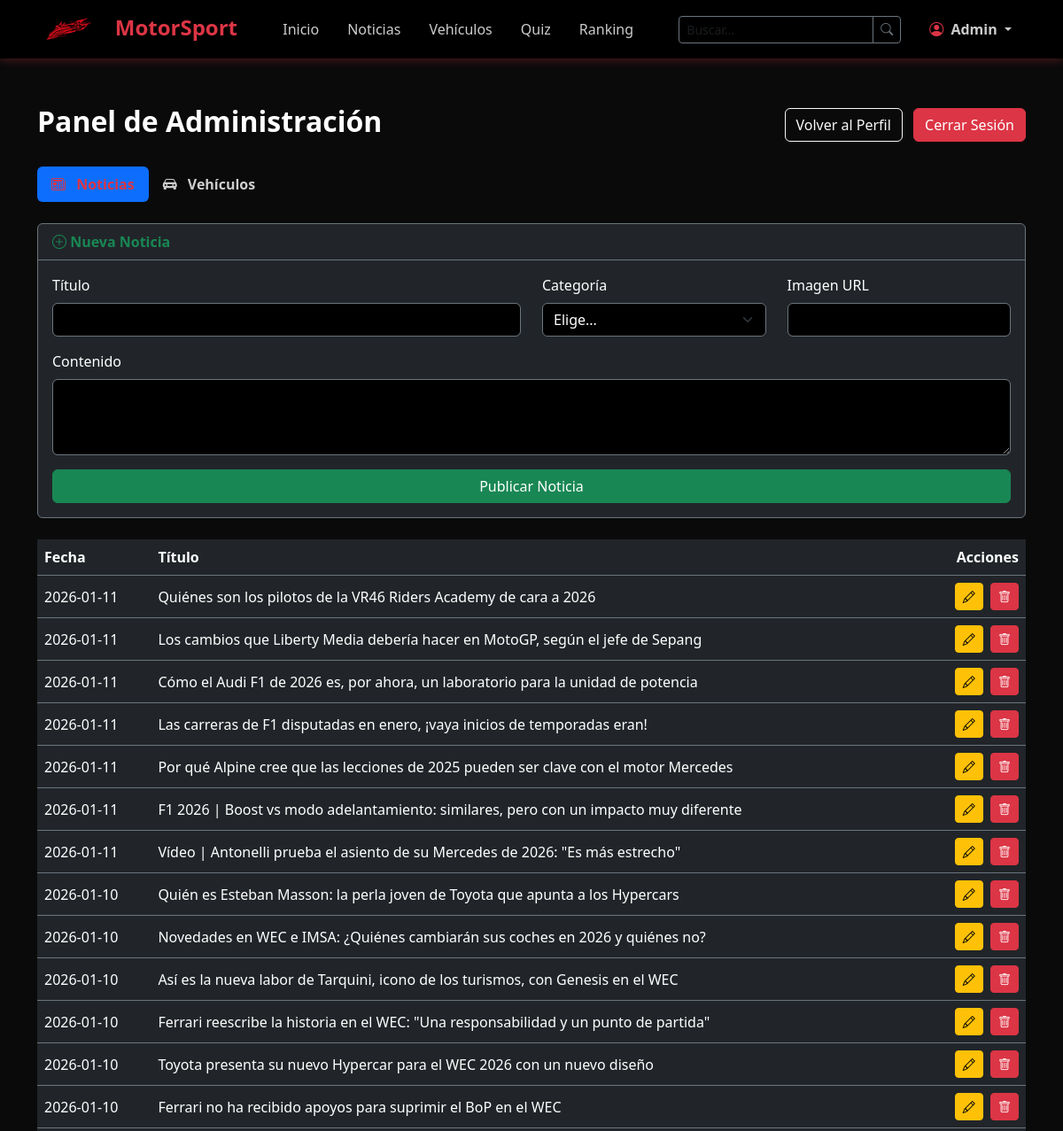
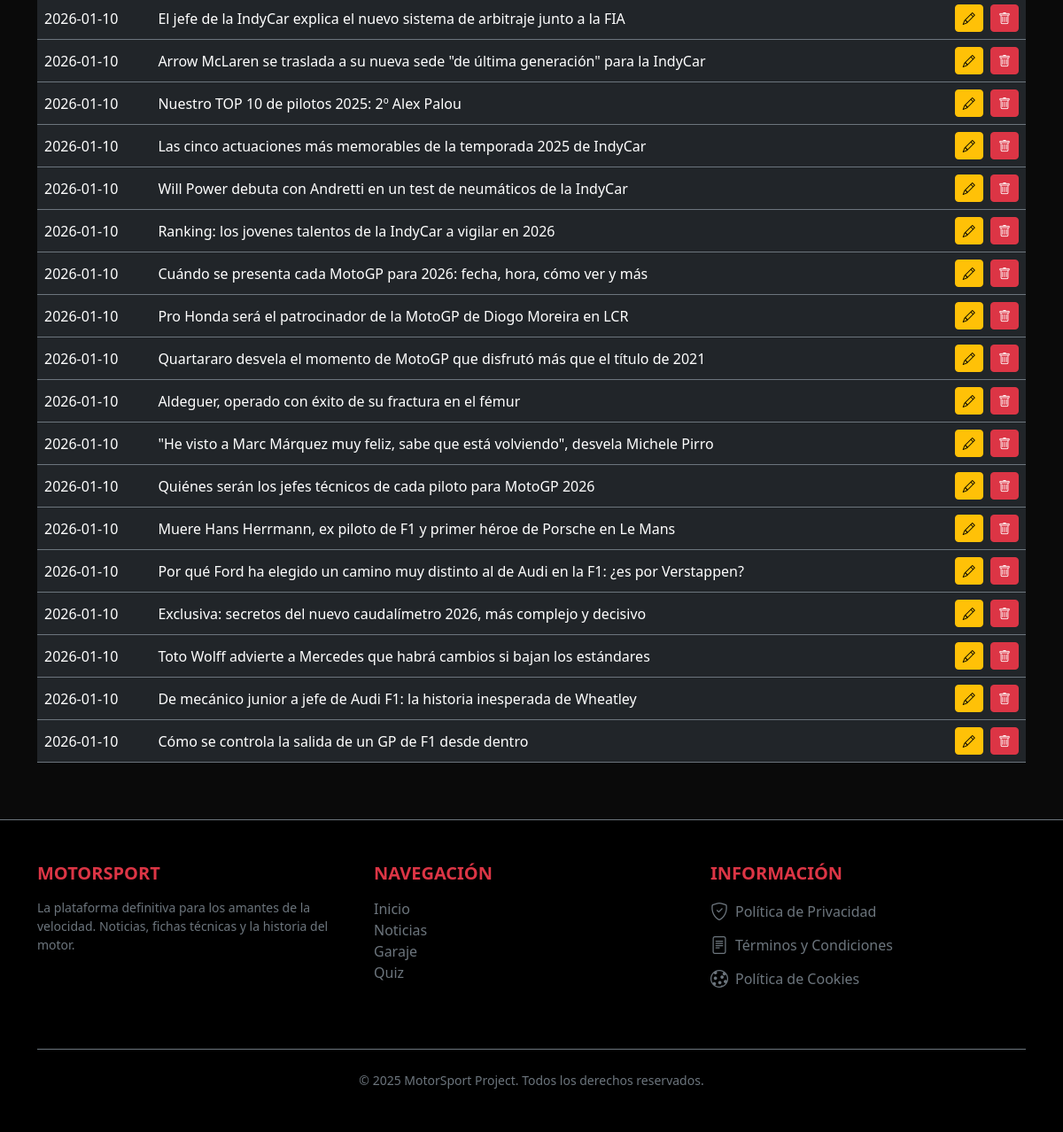
/admin (signed in), run on the app's committed database (2 pictures, top to bottom).
### models.py (models this page shows, shortened)
class User(UserMixin, db.Model):
    __tablename__ = "users"
    id = db.Column(db.Integer, primary_key=True)
    username = db.Column(db.String(50), unique=True, nullable=False)
    email = db.Column(db.String(120), unique=True, nullable=False)
    password_hash = db.Column(db.String(255), nullable=False)
    role = db.Column(db.Enum("user", "editor", "admin"), default="user")
    settings = db.Column(db.JSON, nullable=True)
    score = db.Column(db.Integer, default=0)
    comments = db.relationship("Comment", backref="author_rel", lazy=True)

class Article(db.Model):
    __tablename__ = "articles"
    id = db.Column(db.Integer, primary_key=True)
    title = db.Column(db.String(255), nullable=False)
    content = db.Column(db.Text, nullable=False)
    image = db.Column(db.String(255))
    date = db.Column(db.DateTime, default=datetime.utcnow)
    author_id = db.Column(db.Integer, db.ForeignKey("users.id"))
    category_id = db.Column(db.Integer, db.ForeignKey("categories.id"))
    comments = db.relationship(
        "Comment", backref="article_rel", lazy=True, cascade="all, delete-orphan"
    )

### app.py (the view)
@app.route("/admin")
@login_required
def admin_panel():
    if current_user.role != "admin":
        flash("Acceso denegado.")
        return redirect(url_for("perfil"))
    noticias = Article.query.order_by(Article.date.desc()).all()
    categorias = Category.query.all()
    vehiculos = Vehicle.query.order_by(Vehicle.id.desc()).all()  # Nuevo
    return render_template(
        "admin.html", noticias=noticias, categorias=categorias, vehiculos=vehiculos
    )

### app.py (called while the page is built)
@login_manager.user_loader
def load_user(user_id):
    return User.query.get(int(user_id))

### templates/admin.html (shortened to what this page needs)
{% extends "base.html" %}
{% block content %}
<div class="container py-5">
    <div class="d-flex justify-content-between align-items-center mb-4">
        <h2 class="text-white fw-bold">Panel de Administración</h2>
        <div>
            <a href="{{ url_for('perfil') }}" class="btn btn-outline-light me-2">Volver al Perfil</a>
            <a href="{{ url_for('logout') }}" class="btn btn-danger">Cerrar Sesión</a>
        </div>
    </div>
    <ul class="nav nav-pills mb-4" id="pills-tab" role="tablist">
        <li class="nav-item" role="presentation">
            <button class="nav-link active fw-bold px-4" id="pills-noticias-tab" data-bs-toggle="pill"
                data-bs-target="#pills-noticias" type="button">
                <i class="bi bi-newspaper me-2"></i> Noticias
            </button>
        </li>
        <li class="nav-item" role="presentation">
            <button class="nav-link fw-bold px-4" id="pills-vehiculos-tab" data-bs-toggle="pill"
                data-bs-target="#pills-vehiculos" type="button">
                <i class="bi bi-car-front-fill me-2"></i> Vehículos
            </button>
        </li>
    </ul>
    <div class="tab-content" id="pills-tabContent">
        <div class="tab-pane fade show active" id="pills-noticias">
            <div class="card bg-dark text-white border-secondary mb-4">
                <div class="card-header border-secondary text-success fw-bold">
                    <i class="bi bi-plus-circle"></i> Nueva Noticia
                </div>
                <div class="card-body">
                    <form action="{{ url_for('crear_noticia') }}" method="POST">
                        <div class="row">
                            <div class="col-md-6 mb-3">
                                <label class="form-label">Título</label>
                                <input type="text" name="titulo"
                                    class="form-control bg-black text-white border-secondary" required>
                            </div>
                            <div class="col-md-3 mb-3">
                                <label class="form-label">Categoría</label>
                                <select name="categoria_id" class="form-select bg-black text-white border-secondary"
                                    required>
                                    <option value="" selected disabled>Elige...</option>
                                </select>
                            </div>
                            <div class="col-md-3 mb-3">
                                <label class="form-label">Imagen URL</label>
                                <input type="text" name="imagen"
                                    class="form-control bg-black text-white border-secondary">
                            </div>
                        </div>
                        <div class="mb-3">
                            <label class="form-label">Contenido</label>
                            <textarea name="contenido" rows="3"
                                class="form-control bg-black text-white border-secondary" required></textarea>
                        </div>
                        <button type="submit" class="btn btn-success w-100">Publicar Noticia</button>
                    </form>
                </div>
            </div>
            <div class="table-responsive">
                <table class="table table-dark table-hover border-secondary align-middle">
                    <thead>
                        <tr>
                            <th>Fecha</th>
                            <th>Título</th>
                            <th class="text-end">Acciones</th>
                        </tr>
                    </thead>
                    <tbody>
                        {% for noticia in noticias %}
                        <tr>
                            <td>{{ noticia.date.strftime('%Y-%m-%d') if noticia.date else '-' }}</td>
                            <td>{{ noticia.title }}</td>
                            <td class="text-end">
                                <a href="{{ url_for('editar_noticia', id=noticia.id) }}"
                                    class="btn btn-sm btn-warning me-1"><i class="bi bi-pencil"></i></a>
                                <a href="{{ url_for('borrar_noticia', id=noticia.id) }}" class="btn btn-sm btn-danger"
                                    onclick="return confirm('¿Borrar?');"><i class="bi bi-trash"></i></a>
                            </td>
                        </tr>
                        {% endfor %}
                    </tbody>
                </table>
            </div>
        </div>
    </div>
</div>
{% endblock %}

### templates/base.html (shortened to what this page needs)
<!DOCTYPE html>
<html lang="es">
<head>
    <link href="https://cdn.jsdelivr.net/npm/bootstrap@5.3.2/dist/css/bootstrap.min.css" rel="stylesheet">
    <link rel="stylesheet" href="https://cdn.jsdelivr.net/npm/bootstrap-icons@1.11.1/font/bootstrap-icons.css">
</head>
<body>
    <nav class="navbar navbar-expand-lg navbar-dark fixed-top">
        <div class="container">
            <a class="navbar-brand" href="{{ url_for('home') }}">
                <img src="{{ url_for('static', filename='images/logo.png') }}" alt="MotorSport"
                    style="height:40px; margin-right:10px;">
                <span>MotorSport</span>
            </a>
            <div class="collapse navbar-collapse" id="navbarNav">
                <ul class="navbar-nav mx-auto align-items-center">
                    <li class="nav-item">
                        <a class="nav-link {% if request.endpoint == 'home' %}active{% endif %}"
                            href="{{ url_for('home') }}">Inicio</a>
                    </li>
                    <li class="nav-item">
                        <a class="nav-link {% if request.endpoint == 'noticias' %}active{% endif %}"
                            href="{{ url_for('noticias') }}">Noticias</a>
                    </li>
                    <li class="nav-item">
                        <a class="nav-link {% if request.endpoint == 'vehiculos' %}active{% endif %}"
                            href="{{ url_for('vehiculos') }}">Vehículos</a>
                    </li>
                    <li class="nav-item">
                        <a class="nav-link {% if request.endpoint == 'quiz' %}active{% endif %}"
                            href="{{ url_for('quiz') }}">Quiz</a>
                    </li>
                    <li class="nav-item">
                        <a class="nav-link {% if request.endpoint == 'ranking' %}active{% endif %}"
                            href="{{ url_for('ranking') }}">Ranking</a>
                    </li>
                </ul>
                <form class="d-flex mx-3" action="{{ url_for('buscar') }}" method="GET">
                    <div class="input-group">
                        <input class="form-control form-control-sm bg-black text-white border-secondary" type="search"
                            name="q" placeholder="Buscar..." aria-label="Search">
                        <button class="btn btn-sm btn-outline-secondary" type="submit">
                            <i class="bi bi-search"></i>
                        </button>
                    </div>
                </form>
                <ul class="navbar-nav align-items-center">
                    {% if current_user.is_authenticated %}
                    <li class="nav-item dropdown">
                        <a class="nav-link dropdown-toggle btn btn-outline-dark border-0 text-white" href="#"
                            role="button" data-bs-toggle="dropdown">
                            <i class="bi bi-person-circle text-danger"></i>
                            <span class="fw-bold ms-1">{{ current_user.username }}</span>
                        </a>
                    </li>
                    {% else %}
                    <li class="nav-item">
                        <a class="btn btn-danger btn-sm px-4 rounded-pill fw-bold" href="{{ url_for('login') }}">
                            Acceder
                        </a>
                    </li>
                    {% endif %}
                </ul>
            </div>
        </div>
    </nav>
    <div style="padding-top: 70px; flex: 1;">
        {% block content %}{% endblock %}
    </div>
    <footer class="bg-black text-white border-top border-secondary mt-auto py-5">
        <div class="container">
            <div class="row gy-4">
                <div class="col-lg-4 col-md-6">
                    <h5 class="text-danger fw-bold text-uppercase mb-3">MotorSport</h5>
                    <p class="small text-secondary">
                        La plataforma definitiva para los amantes de la velocidad.
                        Noticias, fichas técnicas y la historia del motor.
                    </p>
                </div>
                <div class="col-lg-4 col-md-6">
                    <h5 class="text-danger fw-bold text-uppercase mb-3">Navegación</h5>
                    <ul class="list-unstyled text-secondary">
                        <li><a href="{{ url_for('home') }}"
                                class="text-decoration-none text-secondary hover-white">Inicio</a></li>
                        <li><a href="{{ url_for('noticias') }}"
                                class="text-decoration-none text-secondary hover-white">Noticias</a></li>
                        <li><a href="{{ url_for('vehiculos') }}"
                                class="text-decoration-none text-secondary hover-white">Garaje</a></li>
                        <li><a href="{{ url_for('quiz') }}"
                                class="text-decoration-none text-secondary hover-white">Quiz</a></li>
                    </ul>
                </div>
                <div class="col-lg-4 col-md-12">
                    <h5 class="text-danger fw-bold text-uppercase mb-3">INFORMACIÓN</h5>
                    <ul class="list-unstyled">
                        <li class="mb-2">
                            <a href="{{ url_for('privacidad') }}"
                                class="text-decoration-none text-secondary d-flex align-items-center gap-2 hover-white">
                                <i class="bi bi-shield-check fs-5"></i> Política de Privacidad
                            </a>
                        </li>
                        <li class="mb-2">
                            <a href="{{ url_for('terminos') }}"
                                class="text-decoration-none text-secondary d-flex align-items-center gap-2 hover-white">
                                <i class="bi bi-file-text fs-5"></i> Términos y Condiciones
                            </a>
                        </li>
                        <li class="mb-2">
                            <a href="{{ url_for('cookies') }}"
                                class="text-decoration-none text-secondary d-flex align-items-center gap-2 hover-white">
                                <i class="bi bi-cookie fs-5"></i> Política de Cookies
                            </a>
                        </li>
                    </ul>
                </div>
            </div>
            <div class="text-center text-secondary small mt-5 border-top border-secondary pt-4">
                &copy; 2025 MotorSport Project. Todos los derechos reservados.
            </div>
        </div>
    </footer>
</body>
</html>

### templates/base.html (style rules this page uses)
:root { --primary-color: #dc3545; --secondary-color: #212529; --accent-color: #ffc107; }
body { font-family: 'Segoe UI', Tahoma, Geneva, Verdana, sans-serif; background-color: #0a0a0a; color: #ffffff; min-height: 100vh; display: flex; flex-direction: column; }
.navbar { background-color: rgba(0, 0, 0, 0.95) !important; backdrop-filter: blur(10px); box-shadow: 0 2px 10px rgba(220, 53, 69, 0.3); }
.navbar-brand { font-weight: bold; font-size: 1.5rem; color: var(--primary-color) !important; }
.nav-link { color: rgba(255, 255, 255, 0.8) !important; transition: color 0.3s; padding-left: 1rem !important; padding-right: 1rem !important; }
.nav-link:hover, .nav-link.active { color: var(--primary-color) !important; }
footer { background-color: #050505; border-top: 1px solid #333; margin-top: auto; padding-top: 60px; }

### data on the page
User: username "Admin"
Article: date "2026-01-11", title "Quiénes son los pilotos de la VR46 Riders Academy de cara a 2026"
Article: date "2026-01-11", title "Los cambios que Liberty Media debería hacer en MotoGP, según el jefe de Sepang"
Article: date "2026-01-11", title "Cómo el Audi F1 de 2026 es, por ahora, un laboratorio para la unidad de potencia"
Article: date "2026-01-11", title "Las carreras de F1 disputadas en enero, ¡vaya inicios de temporadas eran!"
Article: date "2026-01-11", title "Por qué Alpine cree que las lecciones de 2025 pueden ser clave con el motor Mercedes"
Article: date "2026-01-11", title "F1 2026 | Boost vs modo adelantamiento: similares, pero con un impacto muy diferente"
Article: date "2026-01-11", title "Vídeo | Antonelli prueba el asiento de su Mercedes de 2026: \"Es más estrecho\""
Article: date "2026-01-10", title "Quién es Esteban Masson: la perla joven de Toyota que apunta a los Hypercars"
Article: date "2026-01-10", title "Novedades en WEC e IMSA: ¿Quiénes cambiarán sus coches en 2026 y quiénes no?"
Article: date "2026-01-10", title "Así es la nueva labor de Tarquini, icono de los turismos, con Genesis en el WEC"
Article: date "2026-01-10", title "Ferrari reescribe la historia en el WEC: \"Una responsabilidad y un punto de partida\""
Article: date "2026-01-10", title "Toyota presenta su nuevo Hypercar para el WEC 2026 con un nuevo diseño"
Article: date "2026-01-10", title "Ferrari no ha recibido apoyos para suprimir el BoP en el WEC"
Article: date "2026-01-10", title "El jefe de la IndyCar explica el nuevo sistema de arbitraje junto a la FIA"
Article: date "2026-01-10", title "Arrow McLaren se traslada a su nueva sede \"de última generación\" para la IndyCar"
Article: date "2026-01-10", title "Nuestro TOP 10 de pilotos 2025: 2º Alex Palou"
Article: date "2026-01-10", title "Las cinco actuaciones más memorables de la temporada 2025 de IndyCar"
Article: date "2026-01-10", title "Will Power debuta con Andretti en un test de neumáticos de la IndyCar"
Article: date "2026-01-10", title "Ranking: los jovenes talentos de la IndyCar a vigilar en 2026"
Article: date "2026-01-10", title "Cuándo se presenta cada MotoGP para 2026: fecha, hora, cómo ver y más"
Article: date "2026-01-10", title "Pro Honda será el patrocinador de la MotoGP de Diogo Moreira en LCR"
Article: date "2026-01-10", title "Quartararo desvela el momento de MotoGP que disfrutó más que el título de 2021"
Article: date "2026-01-10", title "Aldeguer, operado con éxito de su fractura en el fémur"
Article: date "2026-01-10", title "\"He visto a Marc Márquez muy feliz, sabe que está volviendo\", desvela Michele Pirro"
Article: date "2026-01-10", title "Quiénes serán los jefes técnicos de cada piloto para MotoGP 2026"
Article: date "2026-01-10", title "Muere Hans Herrmann, ex piloto de F1 y primer héroe de Porsche en Le Mans"
Article: date "2026-01-10", title "Por qué Ford ha elegido un camino muy distinto al de Audi en la F1: ¿es por Verstappen?"
Article: date "2026-01-10", title "Exclusiva: secretos del nuevo caudalímetro 2026, más complejo y decisivo"
Article: date "2026-01-10", title "Toto Wolff advierte a Mercedes que habrá cambios si bajan los estándares"
Article: date "2026-01-10", title "De mecánico junior a jefe de Audi F1: la historia inesperada de Wheatley"
Article: date "2026-01-10", title "Cómo se controla la salida de un GP de F1 desde dentro"
